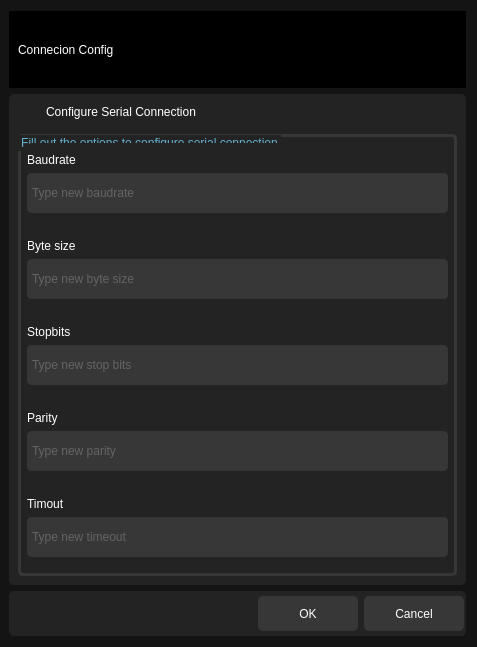
<?xml version="1.0" encoding="UTF-8"?>
<ui version="4.0">
 <class>Dialog</class>
 <widget class="QDialog" name="Dialog">
  <property name="geometry">
   <rect>
    <x>0</x>
    <y>0</y>
    <width>477</width>
    <height>647</height>
   </rect>
  </property>
  <property name="windowTitle">
   <string>Dialog</string>
  </property>
  <property name="styleSheet">
   <string notr="true">background-color: rgb(20, 20, 20); </string>
  </property>
  <layout class="QVBoxLayout" name="verticalLayout">
   <property name="leftMargin">
    <number>9</number>
   </property>
   <item>
    <widget class="QWidget" name="widget_3" native="true">
     <property name="styleSheet">
      <string notr="true">background-color: rgb(0, 0, 0);
border: 5px;</string>
     </property>
     <layout class="QVBoxLayout" name="verticalLayout_4">
      <item>
       <widget class="QLabel" name="label">
        <property name="styleSheet">
         <string notr="true">font: 750 15pt &quot;Segoe UI&quot;;
color: rgb(255, 255, 255);
border: 0px;</string>
        </property>
        <property name="text">
         <string>Connecion Config</string>
        </property>
       </widget>
      </item>
     </layout>
    </widget>
   </item>
   <item>
    <widget class="QWidget" name="widget" native="true">
     <property name="styleSheet">
      <string notr="true">
	color:white;
	border-radius: 5px;
	background-color: rgb(35, 35, 35);</string>
     </property>
     <layout class="QVBoxLayout" name="verticalLayout_3">
      <property name="leftMargin">
       <number>9</number>
      </property>
      <property name="topMargin">
       <number>2</number>
      </property>
      <property name="rightMargin">
       <number>9</number>
      </property>
      <property name="bottomMargin">
       <number>9</number>
      </property>
      <item>
       <widget class="QWidget" name="widget_5" native="true">
        <layout class="QHBoxLayout" name="horizontalLayout">
         <property name="leftMargin">
          <number>2</number>
         </property>
         <property name="topMargin">
          <number>9</number>
         </property>
         <property name="rightMargin">
          <number>2</number>
         </property>
         <property name="bottomMargin">
          <number>9</number>
         </property>
         <item>
          <widget class="QLabel" name="label_8">
           <property name="maximumSize">
            <size>
             <width>20</width>
             <height>20</height>
            </size>
           </property>
           <property name="text">
            <string/>
           </property>
           <property name="pixmap">
            <pixmap>../../resources/icons/setting.png</pixmap>
           </property>
           <property name="scaledContents">
            <bool>true</bool>
           </property>
          </widget>
         </item>
         <item>
          <widget class="QLabel" name="label_2">
           <property name="text">
            <string>Configure Serial Connection</string>
           </property>
          </widget>
         </item>
        </layout>
       </widget>
      </item>
      <item>
       <widget class="QGroupBox" name="groupBox">
        <property name="styleSheet">
         <string notr="true">QGroupBox {
  border: 3px solid rgb(55, 55, 55);
  color: #64B2D1;
  border-radius: 5px;
}
QGroupBox:disabled{
	color: rgb(55, 55, 55);
}</string>
        </property>
        <property name="title">
         <string>Fill out the options to configure serial connection</string>
        </property>
        <layout class="QGridLayout" name="gridLayout">
         <item row="4" column="0">
          <widget class="QWidget" name="widget_7" native="true">
           <property name="maximumSize">
            <size>
             <width>16777215</width>
             <height>90</height>
            </size>
           </property>
           <property name="sizeIncrement">
            <size>
             <width>0</width>
             <height>0</height>
            </size>
           </property>
           <property name="styleSheet">
            <string notr="true">color:white;
border-radius: 5px;</string>
           </property>
           <layout class="QGridLayout" name="gridLayout_5">
            <property name="leftMargin">
             <number>0</number>
            </property>
            <property name="topMargin">
             <number>10</number>
            </property>
            <property name="rightMargin">
             <number>0</number>
            </property>
            <property name="bottomMargin">
             <number>10</number>
            </property>
            <item row="0" column="0">
             <widget class="QLabel" name="label_5">
              <property name="maximumSize">
               <size>
                <width>16777215</width>
                <height>20</height>
               </size>
              </property>
              <property name="styleSheet">
               <string notr="true">font: 600 11pt &quot;Segoe UI&quot;;
color: rgb(255, 255, 255);
border: 0px;</string>
              </property>
              <property name="frameShape">
               <enum>QFrame::StyledPanel</enum>
              </property>
              <property name="text">
               <string>Timout</string>
              </property>
             </widget>
            </item>
            <item row="1" column="0">
             <widget class="QLineEdit" name="timeoutQLineEdit">
              <property name="minimumSize">
               <size>
                <width>35</width>
                <height>40</height>
               </size>
              </property>
              <property name="styleSheet">
               <string notr="true">border: 0px;
		font: 700 10pt &quot;Segoe UI&quot;;
 		background: rgb(55, 55, 55);
		border :3px solid rgb(55, 55, 55);
color: rgb(144, 144, 144)</string>
              </property>
              <property name="placeholderText">
               <string>Type new timeout</string>
              </property>
             </widget>
            </item>
           </layout>
          </widget>
         </item>
         <item row="3" column="0">
          <widget class="QWidget" name="widget_8" native="true">
           <property name="maximumSize">
            <size>
             <width>16777215</width>
             <height>90</height>
            </size>
           </property>
           <property name="sizeIncrement">
            <size>
             <width>0</width>
             <height>0</height>
            </size>
           </property>
           <property name="styleSheet">
            <string notr="true">color:white;
border-radius: 5px;</string>
           </property>
           <layout class="QGridLayout" name="gridLayout_6">
            <property name="leftMargin">
             <number>0</number>
            </property>
            <property name="topMargin">
             <number>10</number>
            </property>
            <property name="rightMargin">
             <number>0</number>
            </property>
            <property name="bottomMargin">
             <number>10</number>
            </property>
            <item row="0" column="0">
             <widget class="QLabel" name="label_6">
              <property name="maximumSize">
               <size>
                <width>16777215</width>
                <height>20</height>
               </size>
              </property>
              <property name="styleSheet">
               <string notr="true">font: 600 11pt &quot;Segoe UI&quot;;
color: rgb(255, 255, 255);
border: 0px;</string>
              </property>
              <property name="frameShape">
               <enum>QFrame::StyledPanel</enum>
              </property>
              <property name="text">
               <string>Parity</string>
              </property>
             </widget>
            </item>
            <item row="1" column="0">
             <widget class="QLineEdit" name="parityQLineEdit">
              <property name="minimumSize">
               <size>
                <width>35</width>
                <height>40</height>
               </size>
              </property>
              <property name="styleSheet">
               <string notr="true">border: 0px;
		font: 700 10pt &quot;Segoe UI&quot;;
 		background: rgb(55, 55, 55);
		border :3px solid rgb(55, 55, 55);
color: rgb(144, 144, 144)</string>
              </property>
              <property name="placeholderText">
               <string>Type new parity</string>
              </property>
             </widget>
            </item>
           </layout>
          </widget>
         </item>
         <item row="1" column="0">
          <widget class="QWidget" name="widget_9" native="true">
           <property name="maximumSize">
            <size>
             <width>16777215</width>
             <height>90</height>
            </size>
           </property>
           <property name="sizeIncrement">
            <size>
             <width>0</width>
             <height>0</height>
            </size>
           </property>
           <property name="styleSheet">
            <string notr="true">color:white;
border-radius: 5px;</string>
           </property>
           <layout class="QGridLayout" name="gridLayout_7">
            <property name="leftMargin">
             <number>0</number>
            </property>
            <property name="topMargin">
             <number>10</number>
            </property>
            <property name="rightMargin">
             <number>0</number>
            </property>
            <property name="bottomMargin">
             <number>10</number>
            </property>
            <item row="0" column="0">
             <widget class="QLabel" name="label_7">
              <property name="maximumSize">
               <size>
                <width>16777215</width>
                <height>20</height>
               </size>
              </property>
              <property name="styleSheet">
               <string notr="true">font: 600 11pt &quot;Segoe UI&quot;;
color: rgb(255, 255, 255);
border: 0px;</string>
              </property>
              <property name="frameShape">
               <enum>QFrame::StyledPanel</enum>
              </property>
              <property name="text">
               <string>Byte size</string>
              </property>
             </widget>
            </item>
            <item row="1" column="0">
             <widget class="QLineEdit" name="bytesizeQLineEdit">
              <property name="minimumSize">
               <size>
                <width>35</width>
                <height>40</height>
               </size>
              </property>
              <property name="styleSheet">
               <string notr="true">border: 0px;
		font: 700 10pt &quot;Segoe UI&quot;;
 		background: rgb(55, 55, 55);
		border :3px solid rgb(55, 55, 55);
color: rgb(144, 144, 144)</string>
              </property>
              <property name="placeholderText">
               <string>Type new byte size</string>
              </property>
             </widget>
            </item>
           </layout>
          </widget>
         </item>
         <item row="0" column="0">
          <widget class="QWidget" name="widget_4" native="true">
           <property name="maximumSize">
            <size>
             <width>16777215</width>
             <height>90</height>
            </size>
           </property>
           <property name="sizeIncrement">
            <size>
             <width>0</width>
             <height>0</height>
            </size>
           </property>
           <property name="styleSheet">
            <string notr="true">color:white;
border-radius: 5px;</string>
           </property>
           <layout class="QGridLayout" name="gridLayout_3">
            <property name="leftMargin">
             <number>0</number>
            </property>
            <property name="topMargin">
             <number>10</number>
            </property>
            <property name="rightMargin">
             <number>0</number>
            </property>
            <property name="bottomMargin">
             <number>10</number>
            </property>
            <item row="0" column="0" colspan="2">
             <widget class="QLabel" name="label_3">
              <property name="maximumSize">
               <size>
                <width>16777215</width>
                <height>20</height>
               </size>
              </property>
              <property name="styleSheet">
               <string notr="true">font: 600 11pt &quot;Segoe UI&quot;;
color: rgb(255, 255, 255);
border: 0px;</string>
              </property>
              <property name="frameShape">
               <enum>QFrame::StyledPanel</enum>
              </property>
              <property name="text">
               <string>Baudrate</string>
              </property>
             </widget>
            </item>
            <item row="1" column="0" colspan="2">
             <widget class="QLineEdit" name="baudrateQLineEdit">
              <property name="minimumSize">
               <size>
                <width>35</width>
                <height>40</height>
               </size>
              </property>
              <property name="styleSheet">
               <string notr="true">border: 0px;
		font: 700 10pt &quot;Segoe UI&quot;;
 		background: rgb(55, 55, 55);
		border :3px solid rgb(55, 55, 55);
color: rgb(144, 144, 144)</string>
              </property>
              <property name="placeholderText">
               <string>Type new baudrate</string>
              </property>
             </widget>
            </item>
           </layout>
          </widget>
         </item>
         <item row="2" column="0">
          <widget class="QWidget" name="widget_6" native="true">
           <property name="maximumSize">
            <size>
             <width>16777215</width>
             <height>90</height>
            </size>
           </property>
           <property name="sizeIncrement">
            <size>
             <width>0</width>
             <height>0</height>
            </size>
           </property>
           <property name="styleSheet">
            <string notr="true">color:white;
border-radius: 5px;</string>
           </property>
           <layout class="QGridLayout" name="gridLayout_4">
            <property name="leftMargin">
             <number>0</number>
            </property>
            <property name="topMargin">
             <number>10</number>
            </property>
            <property name="rightMargin">
             <number>0</number>
            </property>
            <property name="bottomMargin">
             <number>10</number>
            </property>
            <item row="0" column="0">
             <widget class="QLabel" name="label_4">
              <property name="maximumSize">
               <size>
                <width>16777215</width>
                <height>20</height>
               </size>
              </property>
              <property name="styleSheet">
               <string notr="true">font: 600 11pt &quot;Segoe UI&quot;;
color: rgb(255, 255, 255);
border: 0px;</string>
              </property>
              <property name="frameShape">
               <enum>QFrame::StyledPanel</enum>
              </property>
              <property name="text">
               <string>Stopbits</string>
              </property>
             </widget>
            </item>
            <item row="1" column="0">
             <widget class="QLineEdit" name="stopbitQLineEdit">
              <property name="minimumSize">
               <size>
                <width>35</width>
                <height>40</height>
               </size>
              </property>
              <property name="styleSheet">
               <string notr="true">border: 0px;
		font: 700 10pt &quot;Segoe UI&quot;;
 		background: rgb(55, 55, 55);
		border :3px solid rgb(55, 55, 55);
color: rgb(144, 144, 144)</string>
              </property>
              <property name="placeholderText">
               <string>Type new stop bits</string>
              </property>
             </widget>
            </item>
           </layout>
          </widget>
         </item>
        </layout>
       </widget>
      </item>
     </layout>
    </widget>
   </item>
   <item>
    <widget class="QWidget" name="widget_2" native="true">
     <property name="minimumSize">
      <size>
       <width>0</width>
       <height>45</height>
      </size>
     </property>
     <property name="maximumSize">
      <size>
       <width>16777215</width>
       <height>45</height>
      </size>
     </property>
     <property name="styleSheet">
      <string notr="true">
	color:white;
	border-radius: 5px;
	background-color: rgb(35, 35, 35);</string>
     </property>
     <layout class="QVBoxLayout" name="verticalLayout_2">
      <property name="leftMargin">
       <number>2</number>
      </property>
      <property name="topMargin">
       <number>5</number>
      </property>
      <property name="rightMargin">
       <number>2</number>
      </property>
      <property name="bottomMargin">
       <number>5</number>
      </property>
      <item>
       <widget class="QDialogButtonBox" name="buttonBox">
        <property name="minimumSize">
         <size>
          <width>30</width>
          <height>35</height>
         </size>
        </property>
        <property name="maximumSize">
         <size>
          <width>500</width>
          <height>35</height>
         </size>
        </property>
        <property name="cursor">
         <cursorShape>PointingHandCursor</cursorShape>
        </property>
        <property name="styleSheet">
         <string notr="true">QPushButton {
		border: 5px;
		color:rgb(255, 255, 255);
		font: 700 11pt &quot;Segoe UI&quot;;
 		background: rgb(55, 55, 55);
		width: 100px;
		height: 35px;
        }
QPushButton:hover {
            background: rgb(43, 81, 235);
			border :3px solid rgb(63, 101, 255);
        }
QPushButton:checked  {
		border: 0px;
		background: rgb(43, 81, 235);
		border :3px solid rgb(63, 101, 255);
}
QPushTip{ 
		font: 12pt;
		color: rgb(100, 100, 100);
}</string>
        </property>
        <property name="orientation">
         <enum>Qt::Horizontal</enum>
        </property>
        <property name="standardButtons">
         <set>QDialogButtonBox::Cancel|QDialogButtonBox::Ok</set>
        </property>
       </widget>
      </item>
     </layout>
    </widget>
   </item>
  </layout>
 </widget>
 <resources/>
 <connections>
  <connection>
   <sender>buttonBox</sender>
   <signal>rejected()</signal>
   <receiver>Dialog</receiver>
   <slot>reject()</slot>
   <hints>
    <hint type="sourcelabel">
     <x>327</x>
     <y>632</y>
    </hint>
    <hint type="destinationlabel">
     <x>286</x>
     <y>274</y>
    </hint>
   </hints>
  </connection>
  <connection>
   <sender>buttonBox</sender>
   <signal>accepted()</signal>
   <receiver>Dialog</receiver>
   <slot>onAccept()</slot>
   <hints>
    <hint type="sourcelabel">
     <x>119</x>
     <y>632</y>
    </hint>
    <hint type="destinationlabel">
     <x>283</x>
     <y>340</y>
    </hint>
   </hints>
  </connection>
 </connections>
 <slots>
  <slot>onAccept()</slot>
 </slots>
</ui>
